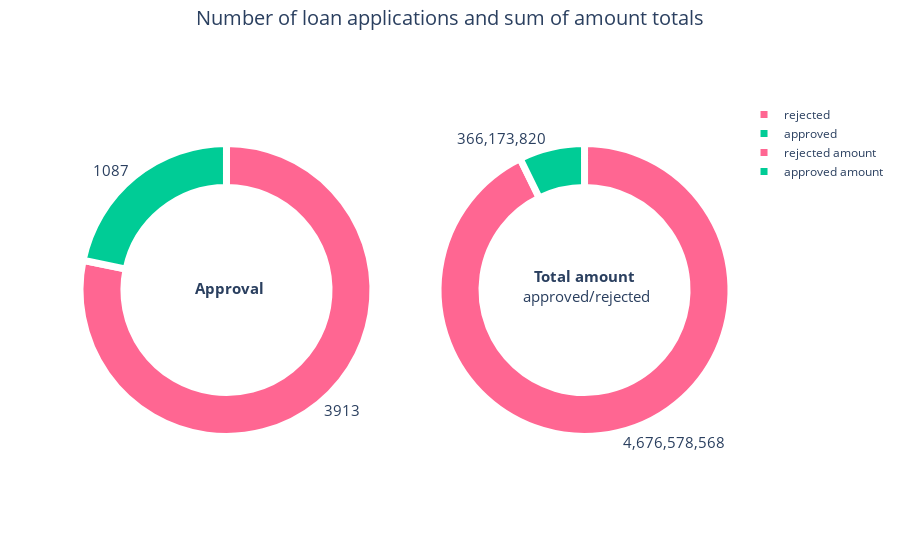

The notebook cell this image was saved under:
### Markdown cell above
## 4 - Visualization
### 4.1 Approval vs Rejection
We use donut representations to get an overview of the acceptation of the loans, in terms of number of applications and loan amounts:
   * the first to measure the accept rate and number
   * the second to measure the total amount of accepcted versus rejected loan applications

### Code cell
########### settings ###########
donut_hole = 0.7

########### Approved/Rejected PIE CHART #############
trace_approval = go.Pie(labels = pie_chart_approval_loan_names,
                            values = [approved_loan.shape[0], rejected_loan.shape[0]],
                            hole = donut_hole)

########### Approved/Rejected Amount PIE CHART #############
trace_amount = go.Pie(values= [datasink.query(select_approved_decision)[get_decision_amount].sum(),
                                 datasink.query(select_rejected_decision)[get_decision_amount].sum()],
                            labels=pie_chart_loan_amount_names,
                            hole = donut_hole,
                            name="Loan amount")

fig = make_subplots(rows=1, cols=2,
                    specs=[[{"type": "pie"}, {"type": "pie"}]],
                    column_widths=[0.5, 0.5],
                    #vertical_spacing=0.001,
                    subplot_titles=("Approval", "Approved/rejected amount")
                    )

fig.add_trace(trace_approval, row=1, col=1)
fig.add_trace(trace_amount, row=1, col=2)

fig.update_traces(hoverinfo='label', textinfo='value', textfont_size=15, textposition="outside",
                  marker=dict(colors=approval_colors, line=dict(color='#FFFFFF', width=7)))
                
fig.update_annotations(yshift=20) # subplot tiltes

fig.update_layout(
    barmode='stack',
    plot_bgcolor = "white",
    #paper_bgcolor = 'lightgray',
    height=600,
    title={'text': f"Number of loan applications and sum of amount totals",
          'x':0.5,
          'y':0.98,
          'xanchor': 'center',
          'font_size': 20
    },
    annotations= [
         {
            "font": {
               "size": 15
            },
            "showarrow": False,
            "text": "<b>Approval</b>",
            "x": 0.23,
            "y": 0.42
         },
         {
            "font": {
               "size": 15
            },
            "showarrow": False,
            "text": "<b>Total amount</b><br> approved/rejected",
            "x": 0.775,
            "y": 0.4
         }
      ],
      )

iplot(fig)

### Figure 1 — Plotly figure (JSON) as saved in the notebook; plotly's stock layout.template omitted (floating-point values rounded to 4 significant figures)
{"data": [{"domain": {"x": [0, 0.45], "y": [0, 1]}, "hole": 0.7, "hoverinfo": "label", "labels": ["approved", "rejected"], "marker": {"colors": ["#00CC96", "#FF6692"], "line": {"color": "#FFFFFF", "width": 7}}, "textfont": {"size": 15}, "textinfo": "value", "textposition": "outside", "type": "pie", "values": [1087, 3913]}, {"domain": {"x": [0.55, 1], "y": [0, 1]}, "hole": 0.7, "hoverinfo": "label", "labels": ["approved amount", "rejected amount"], "marker": {"colors": ["#00CC96", "#FF6692"], "line": {"color": "#FFFFFF", "width": 7}}, "name": "Loan amount", "textfont": {"size": 15}, "textinfo": "value", "textposition": "outside", "type": "pie", "values": [366173820, 4676578568]}], "layout": {"annotations": [{"font": {"size": 15}, "showarrow": false, "text": "<b>Approval</b>", "x": 0.23, "xanchor": "center", "xref": "paper", "y": 0.42, "yanchor": "bottom", "yref": "paper", "yshift": 20}, {"font": {"size": 15}, "showarrow": false, "text": "<b>Total amount</b><br> approved/rejected", "x": 0.775, "xanchor": "center", "xref": "paper", "y": 0.4, "yanchor": "bottom", "yref": "paper", "yshift": 20}], "autosize": true, "barmode": "stack", "plot_bgcolor": "white", "title": {"font": {"size": 20}, "text": "Number of loan applications and sum of amount totals", "x": 0.5, "xanchor": "center", "y": 0.98}}}
